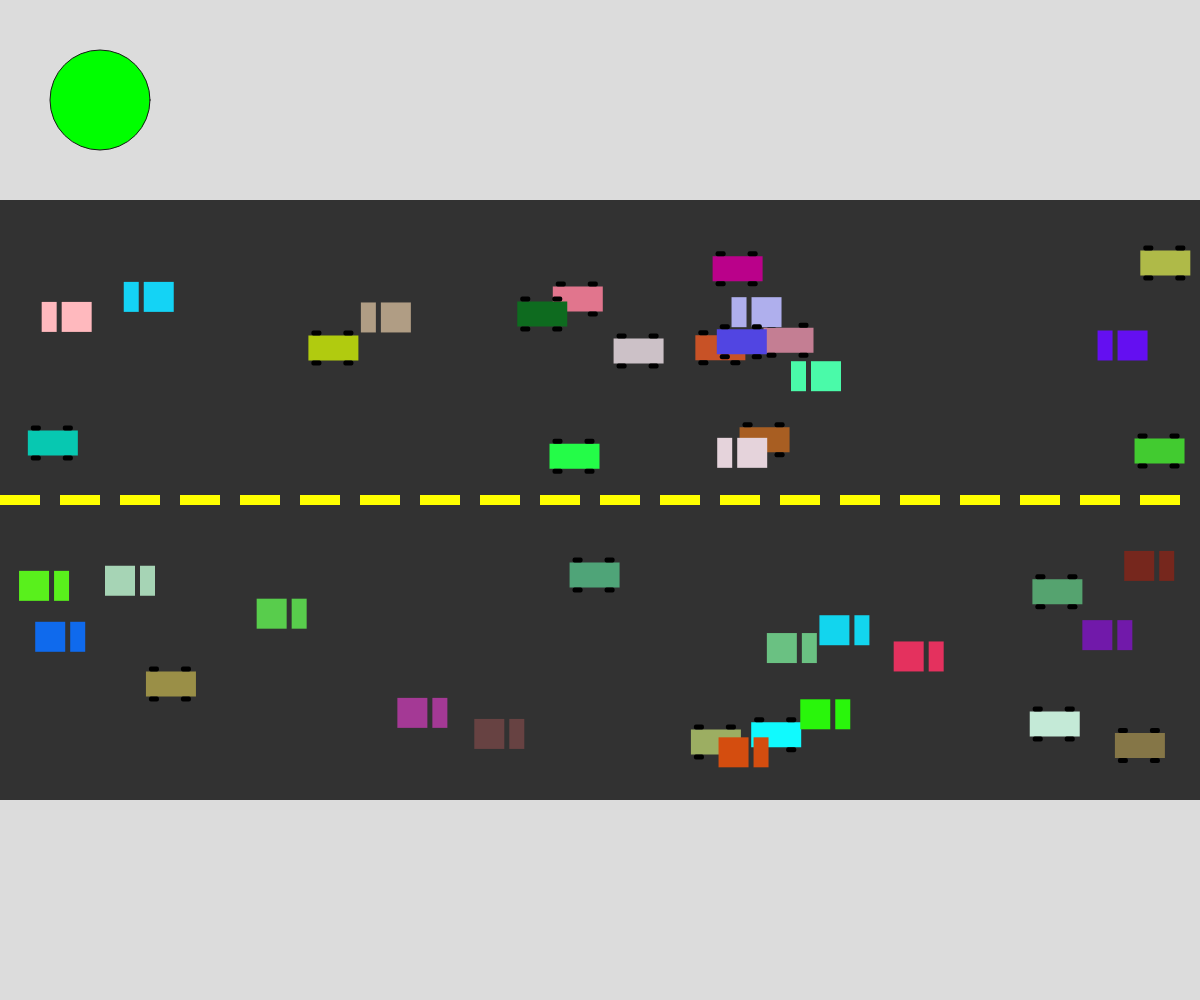
Frame 1 (no input)
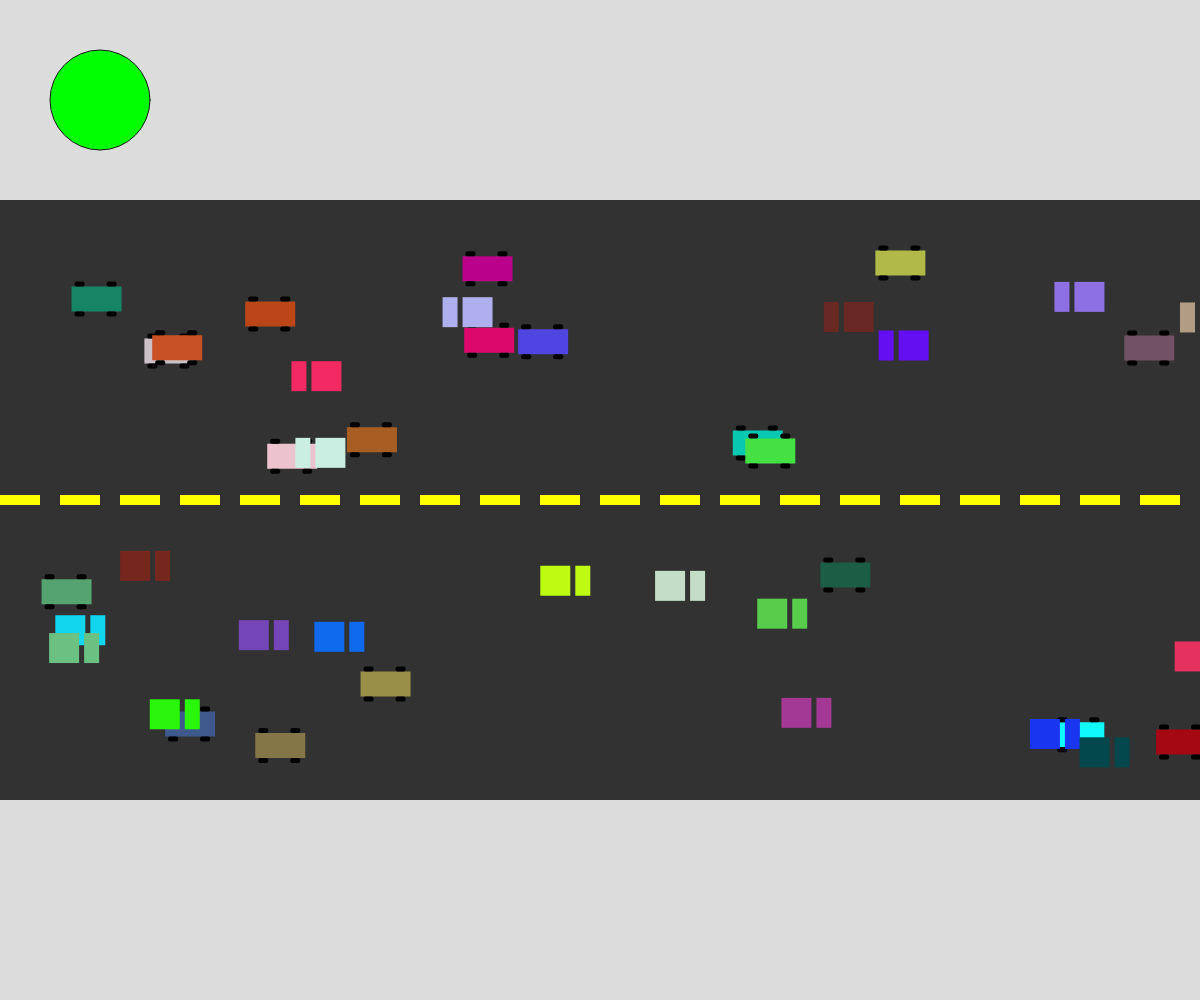
Frame 60 (no input)
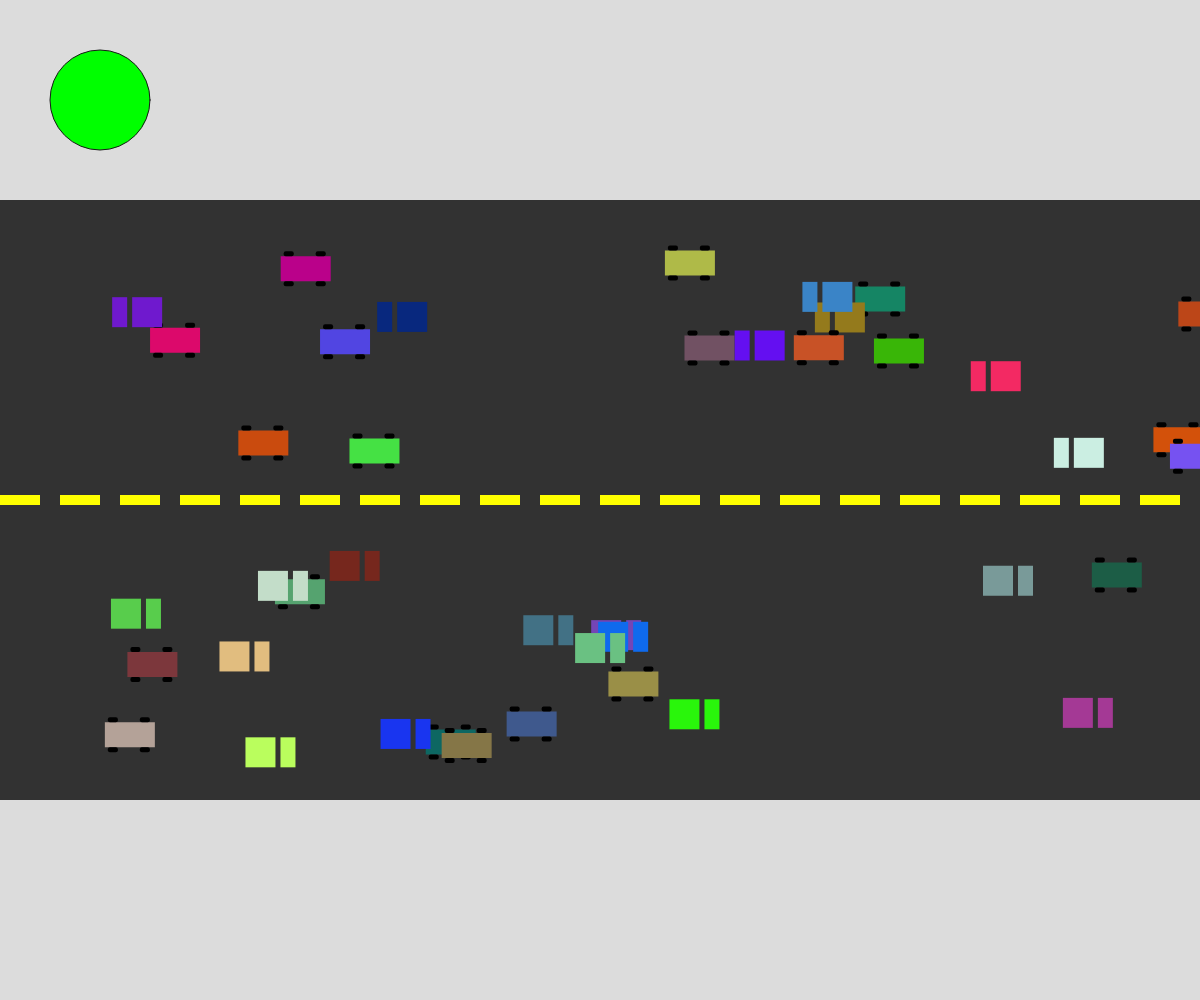
Frame 120 (the mouse pressed at the canvas centre since frame 60)

The p5.js sketch that drew these frames (run headless with seeded random() and noise() and a simulated clock; from frame 60 on, the mouse is pressed at the canvas centre):

// p5.js sketch
// ── sketch.js
// Cars Cars Cars (Vehicle Simulation)
// Lucas F.
// Oct 20, 2025
let myVehicle;
let eastbound = [];
let westbound = [];
let myLight;


function setup() {
  createCanvas(windowWidth, windowHeight);
  for (i = 0; i < 20; i++){
    eastbound.push(new Vehicle(300,1, round(random(0,1))));
    westbound.push(new Vehicle(300,0, round(random(0,1))));
  }
  myLight = new light();
}

function draw() {
  background(220);
  drawRoad();
  for (let e of eastbound){
    e.action();
  }
  for (let w of westbound){
    w.action();
  }
  myLight.display();

}

function drawRoad(){
  // draw a road with yellow dashed line
  fill(50);
  noStroke();
  rectMode(CORNERS);
  rect(0, height*0.20, width, height*0.80);
  // yellow line
  for(i = 0; i < width; i += 60){
    fill(255,255,0);
    rect(i, height/2 + 5, i + 40, height/2 - 5);
  }
  
}

class Vehicle{
  // Constructor
  constructor(y,d,type){
    this.x = random(width); this.y = y; this.type = type
    this.xSpeed = random(3,10); this.d = d;
    this.c = color(random(255), random(255), random(255));
  // changing lane based off direction 
  if (this.d === 1){
      this.y = random(height/2 + 50,height/2 + 250);
    }
    else{
      this.y = random(height/2 - 50, height/2 - 250);
    }
  
  
  }
  
  // Class Methods
  display(){
    rectMode(CORNER);
    if(this.type === 0){
      // car body
      fill(this.c);
      rect(this.x, this.y, 50, 25);
      // wheels
      fill(0);
      rect(this.x + 3, this.y - 5, 10, 5, 2, 2);
      rect(this.x + 35, this.y - 5, 10, 5, 2, 2 );
      rect(this.x + 3, this.y + 25, 10, 5, 2, 2 );
      rect(this.x + 35, this.y + 25, 10, 5, 2, 2 );
    } 
    else{
      // truck
      fill(this.c);
      rect(this.x,this.y, 30, 30);
      if(this.d === 1){
        rect(this.x + 35, this.y, 15, 30)
      }
      else{
        rect(this.x - 20, this.y, 15, 30); 
      }
    }
  }

  move(){
    if(this.d === 1){
      this.x += this.xSpeed;
      if(this.x > width) this.x = 0;
    }
    else{
      this.x -= this.xSpeed;
      if(this.x < 0) this.x = width;
    }
  }

  speedUp(){
    if (this.xSpeed < 15){
      this.xSpeed += 1
    }
    else{
      this.xSpeed = 15
    }
  }

  speedDown(){
    if(this.xSpeed > 2){
      this.xSpeed -= 1
    }
  }
  changeColor(){
    this.c = color(random(255), random(255), random(255)); 
  }

  action(){
    this.move();
    this.up = round(random(100))
    if (this.up === 67){
      this.speedUp();
    }
    this.down = round(random(100))
    if (this.down === 67){
      this.speedDown();
    }
    this.change = round(random(100))
    if (this.change === 67){
      this.changeColor();
    }
    this.display();

  }
}

function mousePressed(){
  if( mouseButton === LEFT){
    if(keyIsDown(SHIFT)){
      westbound.push(new Vehicle(300,0, round(random(0,1))));
    }

    else{
      eastbound.push(new Vehicle(300,1, round(random(0,1))));
    }
  }
}

class light{
  // Constructor
  constructor(){
    this.x = 100; this.y = 100; this.d = 100;
  }


  // Class methods
  display(){
    // create traffic light
    stroke(25);
    fill(0,255,0);
    circle(this.x,this.y,this.d);
  }
  
}
